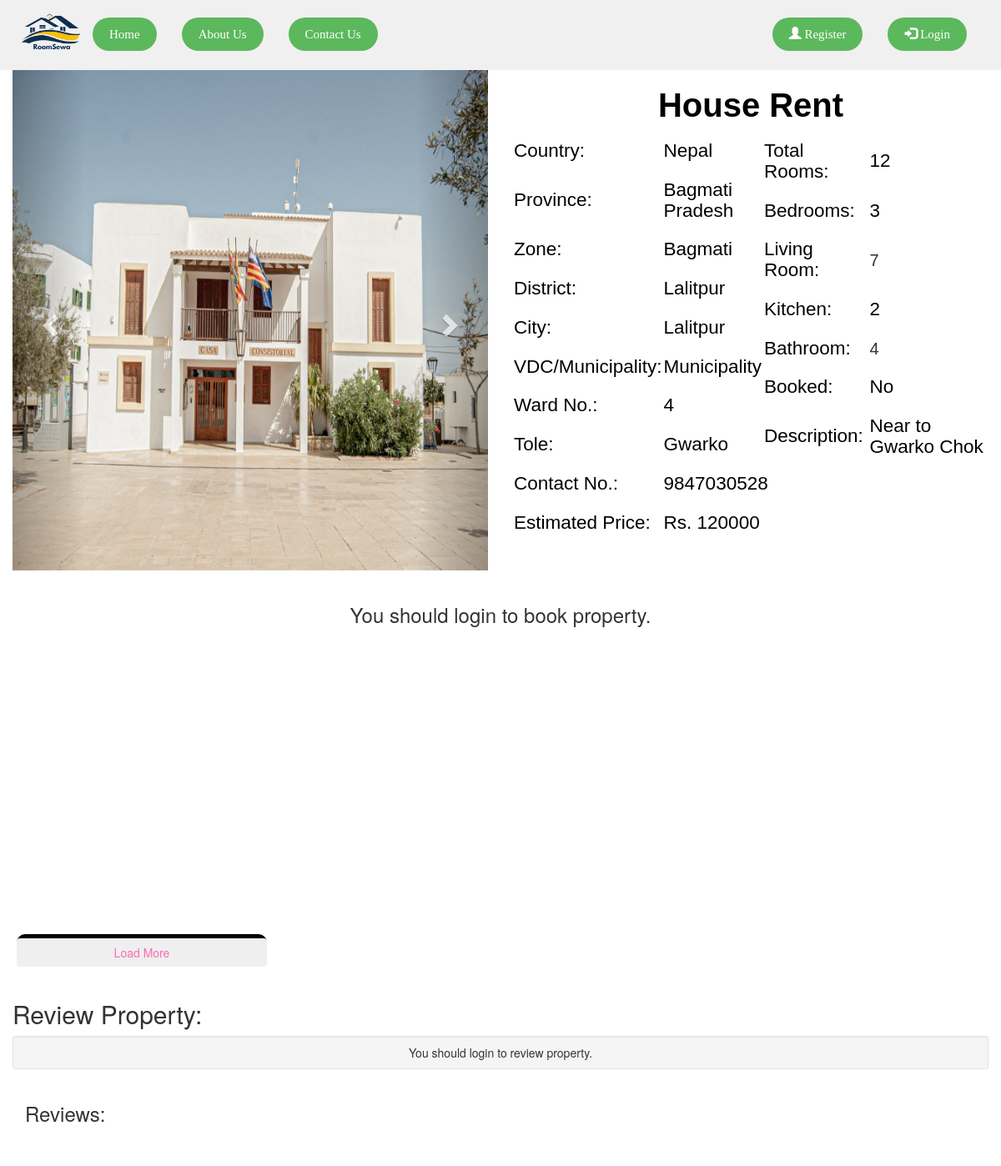
/view-property-login.php?property_id=160, run on the app's committed database.
### tables this page shows
CREATE TABLE `property_photo` (
  `property_photo_id` int(1) NOT NULL,
  `p_photo` varchar(500) NOT NULL,
  `property_id` int(11) NOT NULL
);

CREATE TABLE `add_property` (
  `property_id` int(1) NOT NULL,
  `country` varchar(50) NOT NULL,
  `province` varchar(50) NOT NULL,
  `zone` varchar(50) NOT NULL,
  `district` varchar(50) NOT NULL,
  `city` varchar(100) NOT NULL,
  `vdc_municipality` varchar(50) NOT NULL,
  `ward_no` int(10) NOT NULL,
  `tole` varchar(100) NOT NULL,
  `contact_no` bigint(10) NOT NULL,
  `property_type` varchar(50) NOT NULL,
  `estimated_price` bigint(10) NOT NULL,
  `total_rooms` int(10) NOT NULL,
  `bedroom` int(10) NOT NULL,
  `living_room` int(10) NOT NULL,
  `kitchen` int(10) NOT NULL,
  `bathroom` int(10) NOT NULL,
  `description` varchar(2000) NOT NULL,
  `latitude` decimal(9,6) NOT NULL,
  `longitude` decimal(9,6) NOT NULL,
  `owner_id` int(10) NOT NULL,
  `booked` varchar(10) DEFAULT 'No'
);

### view-property-login.php (the view, shortened to what this page needs)
<!DOCTYPE html>
<html>
<head>
  <link rel="stylesheet" href="https://maxcdn.bootstrapcdn.com/bootstrap/3.4.1/css/bootstrap.min.css">
</head>
<body>
  <?php
  include('navbar.php');
  include('booking-engine.php');
  ?>
  <?php
  $property_id = $_GET['property_id'];
  $sql = "SELECT * from add_property where property_id='$property_id'";
  $query = mysqli_query($db, $sql);
  if (mysqli_num_rows($query) > 0) {
    while ($rows = mysqli_fetch_assoc($query)) {
      $sql2 = "SELECT * FROM property_photo where property_id='$property_id'";
      $query2 = mysqli_query($db, $sql2);
      $rowcount = mysqli_num_rows($query2);
      ?>
      <div class="container-fluid">
        <div class="row">
          <div class="col-sm-6">
            <div id="myCarousel" class="carousel slide" data-ride="carousel">
              <div class="carousel-inner" role="listbox">
                <?php
                for ($i = 1; $i <= $rowcount; $i++) {
                  $row = mysqli_fetch_array($query2);
                  $photo = $row['p_photo'];
                  ?>
                  <?php
                  if ($i == 1) {
                    ?>
                    <div class="item active">
                      <img class="d-block img-fluid" src="owner/<?php echo $photo ?>" alt="First slide" width="100%"
                        style="max-height: 600px; min-height: 600px;">
                    </div>
                    <?php
                  }
                }
                ?>
              </div>
              <a class="left carousel-control" href="#myCarousel" role="button" data-slide="prev">
                <span class="glyphicon glyphicon-chevron-left" aria-hidden="true"></span>
              </a>
              <a class="right carousel-control" href="#myCarousel" role="button" data-slide="next">
                <span class="glyphicon glyphicon-chevron-right" aria-hidden="true"></span>
              </a>
            </div>
          </div>
          <div class="col-sm-6">
            <center>
              <h2 class="design">
                <?php echo $rows['property_type'] ?>
              </h2>
            </center>
            <div class="row">
              <div class="col-sm-6">
                <div class="row">
                  <div class="col-sm-6">
                    <table>
                      <tr>
                        <td>
                          <h4 class="simple">Country:</h4>
                        </td>
                        <td>
                          <h4 class="simple">
                            <?php echo $rows['country']; ?>
                          </h4>
                        </td>
                      </tr>
                      <tr>
                        <td>
                          <h4 class="simple">Province:</h4>
                        </td>
                        <td>
                          <h4 class="simple">
                            <?php echo $rows['province']; ?>
                          </h4>
                        </td>
                      </tr>
                      <tr>
                        <td>
                          <h4 class="simple">Zone:</h4>
                        </td>
                        <td>
                          <h4 class="simple">
                            <?php echo $rows['zone']; ?>
                          </h4>
                        </td>
                      </tr>
                      <tr>
                        <td>
                          <h4 class="simple">District:</h4>
                        </td>
                        <td>
                          <h4 class="simple">
                            <?php echo $rows['district']; ?>
                          </h4>
                        </td>
                      </tr>
                      <tr>
                        <td>
                          <h4 class="simple">City:</h4>
                        </td>
                        <td>
                          <h4 class="simple">
                            <?php echo $rows['city']; ?>
                          </h4>
                        </td>
                      </tr>
                      <tr>
                        <td>
                          <h4 class="simple">VDC/Municipality:</h4>
                        </td>
                        <td>
                          <h4 class="simple">
                            <?php echo $rows['vdc_municipality']; ?>
                          </h4>
                        </td>
                      </tr>
                      <tr>
                        <td>
                          <h4 class="simple">Ward No.:</h4>
                        </td>
                        <td>
                          <h4 class="simple">
                            <?php echo $rows['ward_no']; ?>
                          </h4>
                        </td>
                      </tr>
                      <tr>
                        <td>
                          <h4 class="simple">Tole:</h4>
                        </td>
                        <td>
                          <h4 class="simple">
                            <?php echo $rows['tole']; ?>
                          </h4>
                        </td>
                      </tr>
                      <tr>
                        <td>
                          <h4 class="simple">Contact No.:</h4>
                        </td>
                        <td>
                          <h4 class="simple">
                            <?php echo $rows['contact_no']; ?>
                          </h4>
                        </td>
                      </tr>
                      <tr>
                        <td>
                          <h4 class="simple">Estimated Price:</h4>
                        </td>
                        <td>
                          <h4 class="simple">Rs.
                            <?php echo $rows['estimated_price']; ?>
                          </h4>
                        </td>
                      </tr>
                    </table>
                  </div>
                </div>
              </div>
              <div class="col-sm-6">
                <table>
                  <tr>
                    <td>
                      <h4 class="simple">Total Rooms:</h4>
                    </td>
                    <td>
                      <h4 class="simple">
                        <?php echo $rows['total_rooms']; ?>
                      </h4>
                    </td>
                  </tr>
                  <tr>
                    <td>
                      <h4 class="simple">Bedrooms:</h4>
                    </td>
                    <td>
                      <h4 class="simple">
                        <?php echo $rows['bedroom']; ?>
                      </h4>
                    </td>
                  </tr>
                  <tr>
                    <td>
                      <h4 class="simple">Living Room:</h4>
                    </td>
                    <td>
                      <h4>
                        <?php echo $rows['living_room']; ?>
                      </h4>
                    </td>
                  </tr>
                  <tr>
                    <td>
                      <h4 class="simple">Kitchen:</h4>
                    </td>
                    <td>
                      <h4 class="simple">
                        <?php echo $rows['kitchen']; ?>
                      </h4>
                    </td>
                  </tr>
                  <tr>
                    <td>
                      <h4 class="simple">Bathroom:</h4>
                    </td>
                    <td>
                      <h4>
                        <?php echo $rows['bathroom']; ?>
                      </h4>
                    </td>
                  </tr>
                  <tr>
                    <td>
                      <h4 class="simple">Booked:</h4>
                    </td>
                    <td>
                      <h4 class="simple">
                        <?php echo $rows['booked']; ?>
                      </h4>
                    </td>
                  </tr>
                  <tr>
                    <td>
                      <h4 class="simple">Description:</h4>
                    </td>
                    <td>
                      <h4 class="simple">
                        <?php echo $rows['description']; ?>
                      </h4>
                    </td>
                  </tr>
                </table>
              </div>
            </div>
          </div>
        </div>
        <br>
        <?php
        if (isset($_SESSION["email"]) && !empty($_SESSION['email'])) {
          $u_email = $_SESSION['email'];
          $sql01 = "SELECT tenant_id from tenant where email='$u_email';";
          $result01 = mysqli_query($db, $sql01);
          if ($result01) {
            $row01 = mysqli_fetch_assoc($result01);
            $tenant_id = $row01['tenant_id'];
            echo ($tenant_id);
          }
          ?>
          <form method="POST">
            <div class="row">
              <div class="col-sm-6">
                <?php
                $booked = $rows['booked'];
                if ($booked == 'No') { ?>
                  <input type="hidden" name="property_id" value="<?php echo $rows['property_id']; ?>">
                  <input type="submit" class="btn btn-lg btn-primary" name="book_property" style="width: 100%"
                    value="Book Property">
                <?php } else { ?>
                  <input type="submit" class="btn btn-lg btn-primary" style="width: 100%" value="Property Booked" disabled>
                <?php } ?>
              </div>
          </form>
          <form method="POST" action="../roomsewa/chat/index.php">
            <div class="col-sm-6">
              <input type="hidden" name="sender_id" value="<?php echo $tenant_id; ?>">
              <input type="hidden" name="receiver_id" value="<?php echo $rows['owner_id']; ?>">
              <input type="submit" class="btn btn-lg btn-success" name="send_message" style="width: 100%"
                value="Send Message">
            </div>
          </form>
        </div>
      <?php } else {
          echo "<center><h3>You should login to book property.</h3></center>";
        }
        ?>
      <br>
      <div id="map">
        <?php
        include("./maps.php");
        ?>
      </div>
      <br>
    <?php }
  } ?>
  </div>
  <div class="recommendation-loadmore">
    <div class="myclass">
      <form action="./load-more.php" method="post">
        <button type="submit" class="btn btn-outline-dark" name="load more" style="width: 300px"
          background-color="blue">Load More</button>
      </form>
    </div>
  </div>
  <div class="container-fluid">
    <h2>Review Property:</h2>
    <div class="well well-sm">
      <div class="text-right">
        <?php
        if (isset($_SESSION["email"]) && !empty($_SESSION['email'])) {
          ?>
          <a class="btn btn-success btn-info" href="#reviews-anchor" style="width: 100%" id="open-review-box">Leave a
            Review</a>
        </div>
        <div class="row" id="post-review-box" style="display:none;">
          <div class="col-md-12">
            <form accept-charset="UTF-8" method="POST">
              <input name="property_id" type="hidden" value="<?php echo $property_id; ?>">
              <input id="ratings-hidden" name="rating" type="hidden">
              <input name="tenant_id" type="hidden" value="<?php echo $tenant_id; ?>">
              <textarea class="form-control animated" cols="50" id="new-review" name="comment"
                placeholder="Enter your review here..." rows="5"></textarea>
              <div class="text-right">
                <div class="stars starrr" data-rating="0"></div>
                <a class="btn btn-danger btn-sm" href="#" id="close-review-box" style="display:none; margin-right: 10px;">
                  <span class="glyphicon glyphicon-remove"></span>Cancel</a>
                <button class="btn btn-success btn-lg" type="submit" name="review">Save</button>
              </div>
            </form>
          </div>
        </div>
      <?php } else {
          echo "<center>You should login to review property.</center>";
        }
        ?>
    </div>
  </div>
  <?php
  echo '<div class="container-fluid">';
  echo '<h3>Reviews:</h3>';
  echo '</div>';
      ?>
  <br><br>
</body>
</html>

### data on the page
add_property: property_type "House Rent", country "Nepal", province "Bagmati Pradesh", zone "Bagmati", district "Lalitpur", city "Lalitpur", vdc_municipality "Municipality", ward_no "4", tole "Gwarko", contact_no "9847030528", estimated_price "120000", total_rooms "12", bedroom "3", living_room "7", kitchen "2", bathroom "4", booked "No", description "Near to Gwarko Chok"
property_photo: p_photo (picture)
